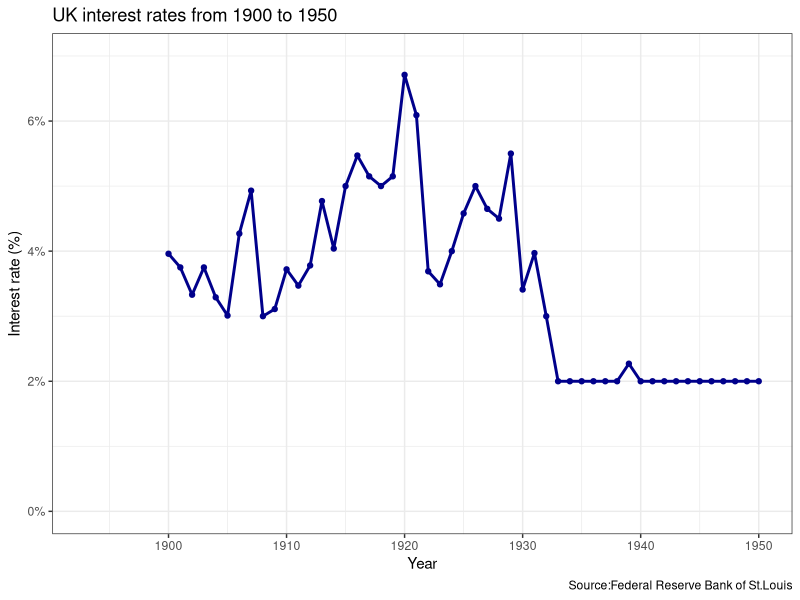
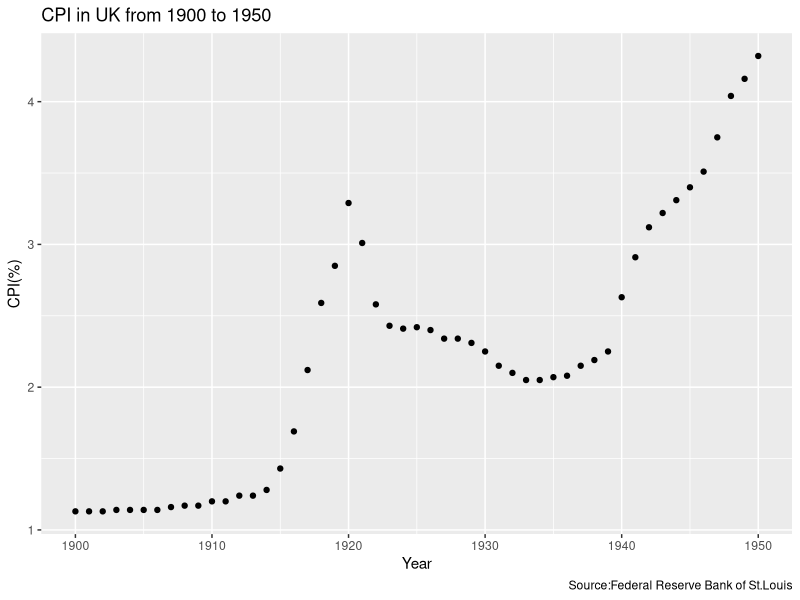
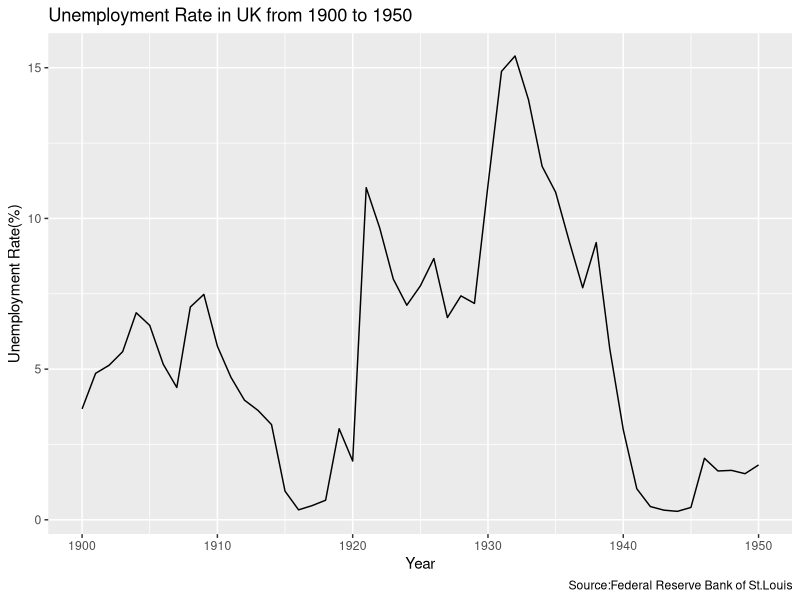

Recreate these plots in R, in order. (Note: this script raises an error after producing the figures.)
## ---- chunk 1
knitr::opts_chunk$set(echo = TRUE)
## ---- chunk 2
library(tidyverse)
library(readr)
library(ggplot2)
library(scales)

BOEPRUKA <- read_csv("BOEPRUKA.csv")

ggplot(BOEPRUKA, aes(x = DATE, y = BOEPRUKA)) +
  geom_line(color = "darkblue", size=1) +
  geom_point(color="darkblue") +
  scale_x_date(limits = c(as.Date("1893-01-01"), as.Date("1950-01-01")),
               date_breaks = "10 year", date_labels = "%Y") + 
  scale_y_continuous(limits = c(0,7), labels = function(x) paste0(x, "%")) +
  theme_bw() +
  labs(title = "UK interest rates from 1900 to 1950",
       y = "Interest rate (%)", x = "Year",
       caption = "Source:Federal Reserve Bank of St.Louis")
## ---- chunk 3
CPIUKA<-read.csv("CPIUKA .csv",header=T)

str(CPIUKA)

qplot(as.POSIXlt(DATE)$year+1900,CPIUKA,data=CPIUKA,geom=("point"),xlab="Year"

,ylab="CPI(%)",main="CPI in UK from 1900 to 1950")+labs(caption="Source:Federal Reserve Bank of St.Louis")


## ---- chunk 4
UNRTUKA<-read.csv("UNRTUKA.csv",header=T,colClasses=c("factor","character"))

str(UNRTUKA)

UNRTUKA$Unemployment_Rate<-as.numeric(substr(UNRTUKA$Unemployment_Rate,1,nchar(UNRTUKA$Unemployment_Rate)-1))

qplot(as.POSIXlt(UNRTUKA[,1])$year+1900,UNRTUKA$Unemployment_Rate,geom=("line"),xlab="Year"

,ylab="Unemployment Rate(%)",main="Unemployment Rate in UK from 1900 to 1950")+labs(caption="Source:Federal Reserve Bank of St.Louis")

## ---- chunk 5
gdpplot <- ggplot(gdp, aes(x = DATE, y = NGDPMPUKA)) +
  geom_histogram(stat="identity", fill = "deepskyblue2",color="white") +
  theme_bw()  +
  labs (title = "Nominal GDP in UK",
        subtitle="1900-1950",
        y = " Nominal GDP (millions of pounds)", x = "Year",
        caption = "Source: Bank of England") +
   
scale_x_date(date_breaks = "5 years", 
               date_labels = "%Y", 
               limits=c(as.Date("1898-01-01"), as.Date("1952-01-01")))+
  
scale_y_continuous(limits = c(0,15000))
  
print(gdpplot)
